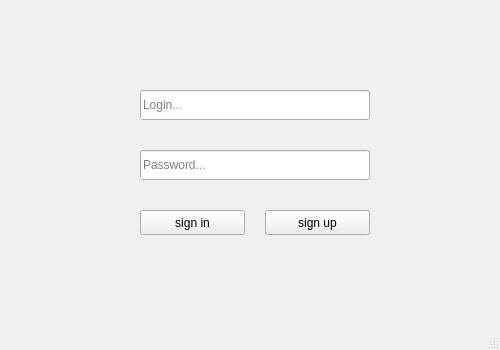
<?xml version="1.0" encoding="UTF-8"?>
<ui version="4.0">
 <class>MainWindow</class>
 <widget class="QMainWindow" name="MainWindow">
  <property name="geometry">
   <rect>
    <x>0</x>
    <y>0</y>
    <width>500</width>
    <height>350</height>
   </rect>
  </property>
  <property name="minimumSize">
   <size>
    <width>500</width>
    <height>350</height>
   </size>
  </property>
  <property name="maximumSize">
   <size>
    <width>500</width>
    <height>350</height>
   </size>
  </property>
  <property name="windowTitle">
   <string>Notifyer</string>
  </property>
  <widget class="QWidget" name="centralwidget">
   <widget class="QStackedWidget" name="stackedWidget">
    <property name="geometry">
     <rect>
      <x>0</x>
      <y>0</y>
      <width>500</width>
      <height>330</height>
     </rect>
    </property>
    <property name="minimumSize">
     <size>
      <width>500</width>
      <height>330</height>
     </size>
    </property>
    <property name="maximumSize">
     <size>
      <width>500</width>
      <height>330</height>
     </size>
    </property>
    <property name="currentIndex">
     <number>0</number>
    </property>
    <widget class="QWidget" name="registerPage">
     <widget class="QLineEdit" name="login_input">
      <property name="geometry">
       <rect>
        <x>140</x>
        <y>90</y>
        <width>230</width>
        <height>30</height>
       </rect>
      </property>
      <property name="sizePolicy">
       <sizepolicy hsizetype="Expanding" vsizetype="Expanding">
        <horstretch>0</horstretch>
        <verstretch>0</verstretch>
       </sizepolicy>
      </property>
      <property name="placeholderText">
       <string>Login...</string>
      </property>
     </widget>
     <widget class="QPushButton" name="signin_btn">
      <property name="geometry">
       <rect>
        <x>140</x>
        <y>210</y>
        <width>105</width>
        <height>25</height>
       </rect>
      </property>
      <property name="text">
       <string>sign in</string>
      </property>
     </widget>
     <widget class="QLineEdit" name="password_input">
      <property name="geometry">
       <rect>
        <x>140</x>
        <y>150</y>
        <width>230</width>
        <height>30</height>
       </rect>
      </property>
      <property name="sizePolicy">
       <sizepolicy hsizetype="Expanding" vsizetype="Expanding">
        <horstretch>0</horstretch>
        <verstretch>0</verstretch>
       </sizepolicy>
      </property>
      <property name="echoMode">
       <enum>QLineEdit::Password</enum>
      </property>
      <property name="placeholderText">
       <string>Password...</string>
      </property>
     </widget>
     <widget class="QPushButton" name="signup_btn">
      <property name="geometry">
       <rect>
        <x>265</x>
        <y>210</y>
        <width>105</width>
        <height>25</height>
       </rect>
      </property>
      <property name="text">
       <string>sign up</string>
      </property>
     </widget>
    </widget>
    <widget class="QWidget" name="mainPage">
     <widget class="QTextEdit" name="info_output">
      <property name="enabled">
       <bool>true</bool>
      </property>
      <property name="geometry">
       <rect>
        <x>0</x>
        <y>0</y>
        <width>500</width>
        <height>300</height>
       </rect>
      </property>
      <property name="frameShadow">
       <enum>QFrame::Sunken</enum>
      </property>
      <property name="verticalScrollBarPolicy">
       <enum>Qt::ScrollBarAsNeeded</enum>
      </property>
      <property name="horizontalScrollBarPolicy">
       <enum>Qt::ScrollBarAsNeeded</enum>
      </property>
      <property name="readOnly">
       <bool>true</bool>
      </property>
     </widget>
     <widget class="QWidget" name="horizontalLayoutWidget">
      <property name="geometry">
       <rect>
        <x>0</x>
        <y>300</y>
        <width>501</width>
        <height>31</height>
       </rect>
      </property>
      <layout class="QHBoxLayout" name="h_layout">
       <item>
        <widget class="QLineEdit" name="city_input">
         <property name="sizePolicy">
          <sizepolicy hsizetype="Expanding" vsizetype="Fixed">
           <horstretch>0</horstretch>
           <verstretch>0</verstretch>
          </sizepolicy>
         </property>
         <property name="text">
          <string/>
         </property>
         <property name="placeholderText">
          <string>type in the name of your city</string>
         </property>
        </widget>
       </item>
       <item>
        <widget class="QPushButton" name="update_btn">
         <property name="text">
          <string>update</string>
         </property>
        </widget>
       </item>
      </layout>
     </widget>
    </widget>
   </widget>
  </widget>
  <widget class="QStatusBar" name="statusbar">
   <property name="enabled">
    <bool>false</bool>
   </property>
  </widget>
 </widget>
 <resources/>
 <connections/>
</ui>
